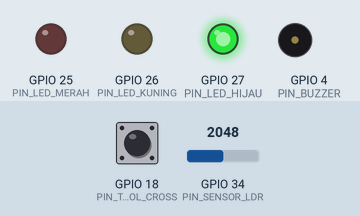
A sketch run on a simulated ESP32. Parts: output pins drawn as LEDs (lit = HIGH), buzzer (waves = sounding, pin HIGH). Dashed ring = blinking. The test bench sets the inputs (shaded band); at power-on: GPIO 34 (PIN_SENSOR_LDR) = 2048, GPIO 18 (PIN_TOMBOL_CROSS) HIGH. What the sketch prints to the serial monitor is not drawn.

Above: at 1.5 s.
1.6 s: GPIO 34 (PIN_SENSOR_LDR) set to 1549
At 6.4 s:
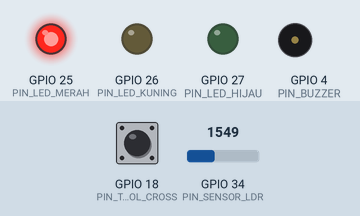
15.6 s: GPIO 34 (PIN_SENSOR_LDR) set to 1466
At 17.7 s:
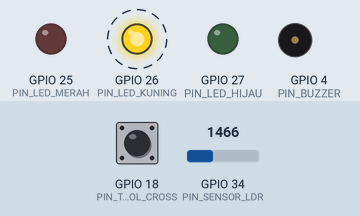
Timing chart, 0 to 28.3 s (numbered marks = the images above; inputs shaded):
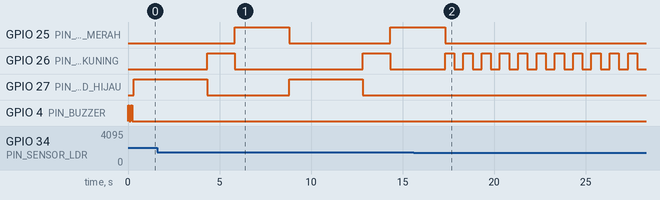

Measured:
- the behaviour switches between 1500 and 1499 on GPIO 34 (PIN_SENSOR_LDR) (found by bisection; images 1 and 2)
- after the input at 15.6 s, GPIO 25 (PIN_LED_MERAH): goes on until 17.3 s, then stays LOW; GPIO 27 (PIN_LED_HIJAU): stays LOW (without the input it goes to HIGH after 1.7 s)
- by itself, GPIO 26 (PIN_LED_KUNING): alternates HIGH for 1.5 s and LOW for 7.0 s

The sketch:

smart_traffic_light.ino
```cpp
/**
 * smart_traffic_light.ino: Lampu Lalu Lintas Pintar Edukasi SD
 *
 * Tanggung Jawab:
 * - Mengatur siklus lampu lalu lintas (Merah, Kuning, Hijau).
 * - Membaca sensor cahaya LDR untuk beralih ke mode malam otomatis.
 * - Merespons tombol penyeberangan pejalan kaki dengan alert buzzer.
 *
 * Perangkat Keras:
 * - ESP32 NodeMCU DevKit V1 (DOIT 30-Pin)
 * - LED: Merah (GPIO 25), Kuning (GPIO 26), Hijau (GPIO 27)
 * - Sensor Cahaya LDR: Analog GPIO 34 (ADC1)
 * - Tombol Penyeberangan: Digital GPIO 18 (INPUT_PULLUP)
 * - Buzzer Suara: Digital GPIO 4
 */

const int PIN_LED_MERAH = 25;
const int PIN_LED_KUNING = 26;
const int PIN_LED_HIJAU = 27;
const int PIN_SENSOR_LDR = 34;
const int PIN_TOMBOL_CROSS = 18;
const int PIN_BUZZER = 4;

const int AMBANG_BATAS_MALAM = 1500;
unsigned long waktu_siklus = 0;

void atur_lampu(bool merah, bool kuning, bool hijau) {
  digitalWrite(PIN_LED_MERAH, merah ? HIGH : LOW);
  digitalWrite(PIN_LED_KUNING, kuning ? HIGH : LOW);
  digitalWrite(PIN_LED_HIJAU, hijau ? HIGH : LOW);
}

void bunyikan_bip(int jumlah_ketukan, int jeda_ms) {
  for (int i = 0; i < jumlah_ketukan; i++) {
    digitalWrite(PIN_BUZZER, HIGH);
    delay(jeda_ms);
    digitalWrite(PIN_BUZZER, LOW);
    delay(jeda_ms);
  }
}

void jalankan_fase_penyeberangan() {
  atur_lampu(false, true, false);
  delay(1500);
  atur_lampu(true, false, false);
  bunyikan_bip(5, 200);
  delay(1000);
}

void jalankan_mode_malam() {
  atur_lampu(false, true, false);
  delay(500);
  atur_lampu(false, false, false);
  delay(500);
}

void jalankan_siklus_normal() {
  atur_lampu(false, false, true);
  for (int i = 0; i < 40; i++) {
    if (digitalRead(PIN_TOMBOL_CROSS) == LOW) {
      jalankan_fase_penyeberangan();
      return;
    }
    delay(100);
  }
  atur_lampu(false, true, false);
  delay(1500);
  atur_lampu(true, false, false);
  delay(3000);
}

void inisialisasi_hardware() {
  pinMode(PIN_LED_MERAH, OUTPUT);
  pinMode(PIN_LED_KUNING, OUTPUT);
  pinMode(PIN_LED_HIJAU, OUTPUT);
  pinMode(PIN_BUZZER, OUTPUT);
  pinMode(PIN_TOMBOL_CROSS, INPUT_PULLUP);
  atur_lampu(false, false, false);
  digitalWrite(PIN_BUZZER, LOW);
}

void setup() {
  Serial.begin(115200);
  inisialisasi_hardware();
  bunyikan_bip(2, 80);
  Serial.println("Sistem Lampu Lalu Lintas Siap Beroperasi.");
}

void loop() {
  int nilai_cahaya = analogRead(PIN_SENSOR_LDR);
  if (nilai_cahaya < AMBANG_BATAS_MALAM) {
    jalankan_mode_malam();
    return;
  }
  jalankan_siklus_normal();
}
```
